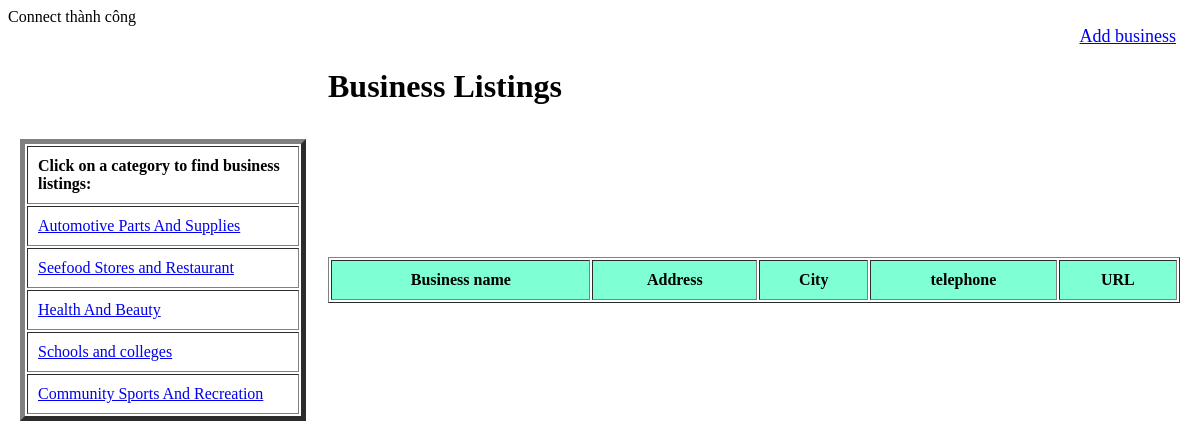
Page /lab-4/bttuan/show.php?id=AUTO on the committed database.
### tables this page shows
CREATE TABLE `category` (
  `catID` varchar(100) NOT NULL,
  `title` varchar(100) NOT NULL,
  `description` text NOT NULL
);

### lab-4/bttuan/lib.php (called while the page is built, shortened)
<?php
function db_query($query_string) {
    global $conn;
    $result = mysqli_query($conn, $query_string);
    return $result;
}
function db_fetch_array($query_string) {
    $result = array();
    $mysqli_result = db_query($query_string);
    while ($row = mysqli_fetch_assoc($mysqli_result)) {
        $result[] = $row;
    }
    return $result;
}

### lab-4/bttuan/show.php (the view, shortened to what this page needs)
<?php
require 'lib.php';
$query1 = "SELECT * FROM category";
$listCat = db_fetch_array($query1);
?>
<!DOCTYPE html>
<html lang="en">
<head>
    <link rel="stylesheet" type="text/css" href="css.css" />
</head>
<body>
    <div style="padding-right: 16px; display:flex">
        <a style="margin-left: auto; font-size: 18px;" href="addBusiness.php">Add business</a>
    </div>
    <h1>Business Listings</h1>
    <table border=0>
        <tr>
            <td>
                <table border=5 style="min-width: 242px">
                    <tr>
                        <td><strong>Click on a category to find business listings:</strong></td>
                    </tr>
                    <?php
                    foreach ($listCat as $item) {
                        echo "<tr><td><a href='show.php?id={$item['catID']}'>{$item['title']}</a></td></tr>";
                    }
                    ?>
                </table>
            </td>
            <td style="width: 74%">
                <table border=1 style="width: 100%">
                    <tr>
                        <th>Business name</th>
                        <th>Address</th>
                        <th>City</th>
                        <th>telephone</th>
                        <th>URL</th>
                    </tr>
                </table>
            </td>
        </tr>
    </table>
</body>
</html>

### lab-4/bttuan/css.css (style rules this page uses)
tr th, tr td { padding: 10px; }
th { background-color: aquamarine; }
h1 { margin-left: 10em; }

### rows in the picture
category: title "Automotive Parts And Supplies"
category: title "Seefood Stores and Restaurant"
category: title "Health And Beauty"
category: title "Schools and colleges"
category: title "Community Sports And Recreation"
